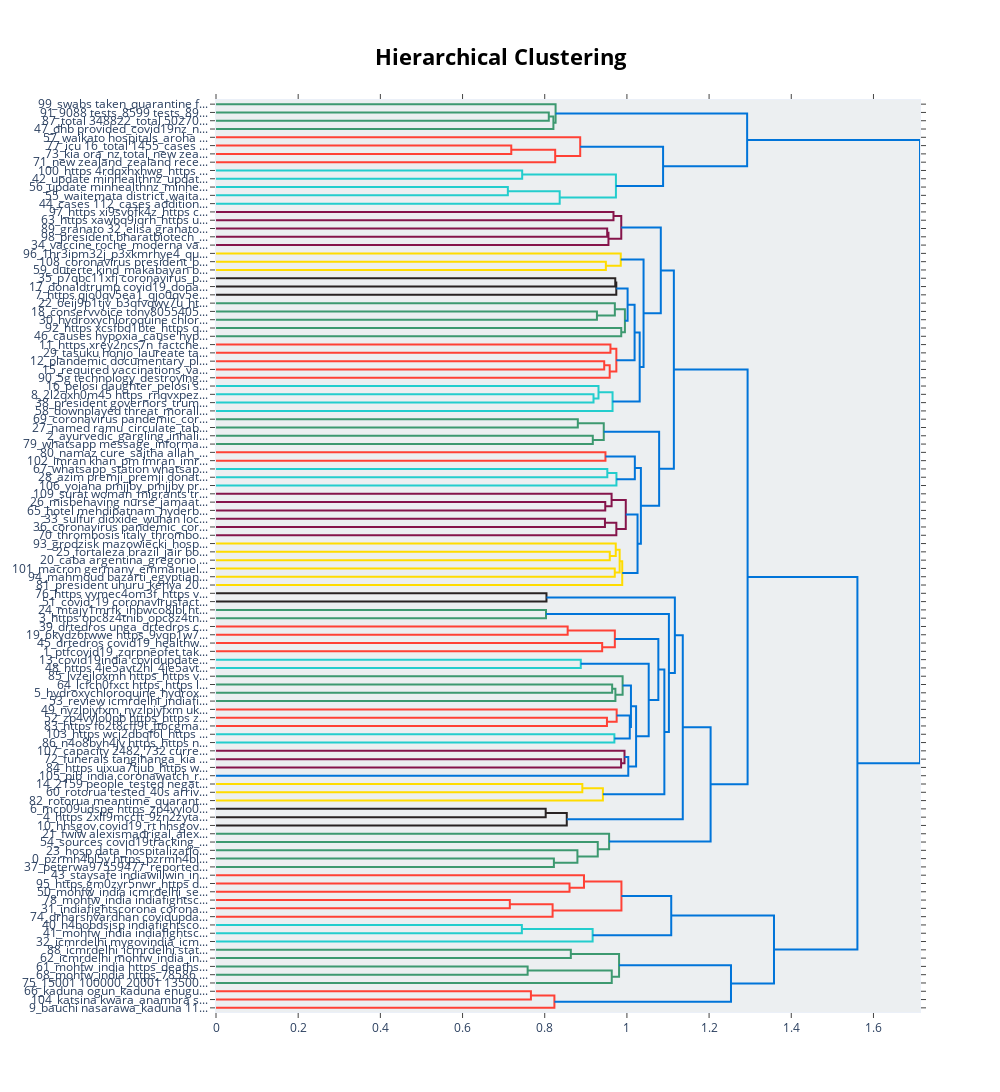

Source (notebook cell):
### Code cell
# hierarchical topic visualization
topic_model.visualize_hierarchy()

### Figure 1 — Plotly figure (JSON) as saved in the notebook; plotly's stock layout.template omitted (floating-point values rounded to 4 significant figures)
{"data": [{"hoverinfo": "text", "marker": {"color": "rgb(61,153,112)"}, "mode": "lines", "type": "scatter", "x": [0, 0.8099, 0.8099, 0], "xaxis": "x", "y": [-15, -15, -25, -25], "yaxis": "y"}, {"hoverinfo": "text", "marker": {"color": "rgb(61,153,112)"}, "mode": "lines", "type": "scatter", "x": [0.8099, 0.8211, 0.8211, 0], "xaxis": "x", "y": [-20, -20, -35, -35], "yaxis": "y"}, {"hoverinfo": "text", "marker": {"color": "rgb(61,153,112)"}, "mode": "lines", "type": "scatter", "x": [0, 0.8264, 0.8264, 0.8211], "xaxis": "x", "y": [-5, -5, -27.5, -27.5], "yaxis": "y"}, {"hoverinfo": "text", "marker": {"color": "rgb(255,65,54)"}, "mode": "lines", "type": "scatter", "x": [0, 0.7186, 0.7186, 0], "xaxis": "x", "y": [-55, -55, -65, -65], "yaxis": "y"}, {"hoverinfo": "text", "marker": {"color": "rgb(255,65,54)"}, "mode": "lines", "type": "scatter", "x": [0.7186, 0.8254, 0.8254, 0], "xaxis": "x", "y": [-60, -60, -75, -75], "yaxis": "y"}, {"hoverinfo": "text", "marker": {"color": "rgb(255,65,54)"}, "mode": "lines", "type": "scatter", "x": [0, 0.8863, 0.8863, 0.8254], "xaxis": "x", "y": [-45, -45, -67.5, -67.5], "yaxis": "y"}, {"hoverinfo": "text", "marker": {"color": "rgb(35,205,205)"}, "mode": "lines", "type": "scatter", "x": [0, 0.7451, 0.7451, 0], "xaxis": "x", "y": [-85, -85, -95, -95], "yaxis": "y"}, {"hoverinfo": "text", "marker": {"color": "rgb(35,205,205)"}, "mode": "lines", "type": "scatter", "x": [0, 0.7103, 0.7103, 0], "xaxis": "x", "y": [-105, -105, -115, -115], "yaxis": "y"}, {"hoverinfo": "text", "marker": {"color": "rgb(35,205,205)"}, "mode": "lines", "type": "scatter", "x": [0.7103, 0.8364, 0.8364, 0], "xaxis": "x", "y": [-110, -110, -125, -125], "yaxis": "y"}, {"hoverinfo": "text", "marker": {"color": "rgb(35,205,205)"}, "mode": "lines", "type": "scatter", "x": [0.7451, 0.9732, 0.9732, 0.8364], "xaxis": "x", "y": [-90, -90, -117.5, -117.5], "yaxis": "y"}, {"hoverinfo": "text", "marker": {"color": "rgb(0,116,217)"}, "mode": "lines", "type": "scatter", "x": [0.8863, 1.088, 1.088, 0.9732], "xaxis": "x", "y": [-56.25, -56.25, -103.8, -103.8], "yaxis": "y"}, {"hoverinfo": "text", "marker": {"color": "rgb(0,116,217)"}, "mode": "lines", "type": "scatter", "x": [0.8264, 1.293, 1.293, 1.088], "xaxis": "x", "y": [-16.25, -16.25, -80, -80], "yaxis": "y"}, {"hoverinfo": "text", "marker": {"color": "rgb(133,20,75)"}, "mode": "lines", "type": "scatter", "x": [0, 0.9673, 0.9673, 0], "xaxis": "x", "y": [-135, -135, -145, -145], "yaxis": "y"}, {"hoverinfo": "text", "marker": {"color": "rgb(133,20,75)"}, "mode": "lines", "type": "scatter", "x": [0, 0.952, 0.952, 0], "xaxis": "x", "y": [-155, -155, -165, -165], "yaxis": "y"}, {"hoverinfo": "text", "marker": {"color": "rgb(133,20,75)"}, "mode": "lines", "type": "scatter", "x": [0.952, 0.9551, 0.9551, 0], "xaxis": "x", "y": [-160, -160, -175, -175], "yaxis": "y"}, {"hoverinfo": "text", "marker": {"color": "rgb(133,20,75)"}, "mode": "lines", "type": "scatter", "x": [0.9673, 0.9863, 0.9863, 0.9551], "xaxis": "x", "y": [-140, -140, -167.5, -167.5], "yaxis": "y"}, {"hoverinfo": "text", "marker": {"color": "rgb(255,220,0)"}, "mode": "lines", "type": "scatter", "x": [0, 0.9488, 0.9488, 0], "xaxis": "x", "y": [-195, -195, -205, -205], "yaxis": "y"}, {"hoverinfo": "text", "marker": {"color": "rgb(255,220,0)"}, "mode": "lines", "type": "scatter", "x": [0, 0.985, 0.985, 0.9488], "xaxis": "x", "y": [-185, -185, -200, -200], "yaxis": "y"}, {"hoverinfo": "text", "marker": {"color": "rgb(40,35,35)"}, "mode": "lines", "type": "scatter", "x": [0, 0.9717, 0.9717, 0], "xaxis": "x", "y": [-215, -215, -225, -225], "yaxis": "y"}, {"hoverinfo": "text", "marker": {"color": "rgb(40,35,35)"}, "mode": "lines", "type": "scatter", "x": [0.9717, 0.9742, 0.9742, 0], "xaxis": "x", "y": [-220, -220, -235, -235], "yaxis": "y"}, {"hoverinfo": "text", "marker": {"color": "rgb(61,153,112)"}, "mode": "lines", "type": "scatter", "x": [0, 0.927, 0.927, 0], "xaxis": "x", "y": [-255, -255, -265, -265], "yaxis": "y"}, {"hoverinfo": "text", "marker": {"color": "rgb(61,153,112)"}, "mode": "lines", "type": "scatter", "x": [0, 0.9706, 0.9706, 0.927], "xaxis": "x", "y": [-245, -245, -260, -260], "yaxis": "y"}, {"hoverinfo": "text", "marker": {"color": "rgb(61,153,112)"}, "mode": "lines", "type": "scatter", "x": [0, 0.9862, 0.9862, 0], "xaxis": "x", "y": [-275, -275, -285, -285], "yaxis": "y"}, {"hoverinfo": "text", "marker": {"color": "rgb(61,153,112)"}, "mode": "lines", "type": "scatter", "x": [0.9706, 0.9951, 0.9951, 0.9862], "xaxis": "x", "y": [-252.5, -252.5, -280, -280], "yaxis": "y"}, {"hoverinfo": "text", "marker": {"color": "rgb(0,116,217)"}, "mode": "lines", "type": "scatter", "x": [0.9742, 1.002, 1.002, 0.9951], "xaxis": "x", "y": [-227.5, -227.5, -266.2, -266.2], "yaxis": "y"}, {"hoverinfo": "text", "marker": {"color": "rgb(255,65,54)"}, "mode": "lines", "type": "scatter", "x": [0, 0.9599, 0.9599, 0], "xaxis": "x", "y": [-295, -295, -305, -305], "yaxis": "y"}, {"hoverinfo": "text", "marker": {"color": "rgb(255,65,54)"}, "mode": "lines", "type": "scatter", "x": [0, 0.9448, 0.9448, 0], "xaxis": "x", "y": [-315, -315, -325, -325], "yaxis": "y"}, {"hoverinfo": "text", "marker": {"color": "rgb(255,65,54)"}, "mode": "lines", "type": "scatter", "x": [0.9448, 0.9581, 0.9581, 0], "xaxis": "x", "y": [-320, -320, -335, -335], "yaxis": "y"}, {"hoverinfo": "text", "marker": {"color": "rgb(255,65,54)"}, "mode": "lines", "type": "scatter", "x": [0.9599, 0.9743, 0.9743, 0.9581], "xaxis": "x", "y": [-300, -300, -327.5, -327.5], "yaxis": "y"}, {"hoverinfo": "text", "marker": {"color": "rgb(0,116,217)"}, "mode": "lines", "type": "scatter", "x": [1.002, 1.019, 1.019, 0.9743], "xaxis": "x", "y": [-246.9, -246.9, -313.8, -313.8], "yaxis": "y"}, {"hoverinfo": "text", "marker": {"color": "rgb(35,205,205)"}, "mode": "lines", "type": "scatter", "x": [0, 0.9187, 0.9187, 0], "xaxis": "x", "y": [-355, -355, -365, -365], "yaxis": "y"}, {"hoverinfo": "text", "marker": {"color": "rgb(35,205,205)"}, "mode": "lines", "type": "scatter", "x": [0, 0.9309, 0.9309, 0.9187], "xaxis": "x", "y": [-345, -345, -360, -360], "yaxis": "y"}, {"hoverinfo": "text", "marker": {"color": "rgb(35,205,205)"}, "mode": "lines", "type": "scatter", "x": [0.9309, 0.9651, 0.9651, 0], "xaxis": "x", "y": [-352.5, -352.5, -375, -375], "yaxis": "y"}, {"hoverinfo": "text", "marker": {"color": "rgb(0,116,217)"}, "mode": "lines", "type": "scatter", "x": [1.019, 1.031, 1.031, 0.9651], "xaxis": "x", "y": [-280.3, -280.3, -363.8, -363.8], "yaxis": "y"}, {"hoverinfo": "text", "marker": {"color": "rgb(0,116,217)"}, "mode": "lines", "type": "scatter", "x": [0.985, 1.041, 1.041, 1.031], "xaxis": "x", "y": [-192.5, -192.5, -322.0, -322.0], "yaxis": "y"}, {"hoverinfo": "text", "marker": {"color": "rgb(0,116,217)"}, "mode": "lines", "type": "scatter", "x": [0.9863, 1.082, 1.082, 1.041], "xaxis": "x", "y": [-153.8, -153.8, -257.3, -257.3], "yaxis": "y"}, {"hoverinfo": "text", "marker": {"color": "rgb(61,153,112)"}, "mode": "lines", "type": "scatter", "x": [0, 0.8805, 0.8805, 0], "xaxis": "x", "y": [-385, -385, -395, -395], "yaxis": "y"}, {"hoverinfo": "text", "marker": {"color": "rgb(61,153,112)"}, "mode": "lines", "type": "scatter", "x": [0, 0.917, 0.917, 0], "xaxis": "x", "y": [-405, -405, -415, -415], "yaxis": "y"}, {"hoverinfo": "text", "marker": {"color": "rgb(61,153,112)"}, "mode": "lines", "type": "scatter", "x": [0.8805, 0.9437, 0.9437, 0.917], "xaxis": "x", "y": [-390, -390, -410, -410], "yaxis": "y"}, {"hoverinfo": "text", "marker": {"color": "rgb(255,65,54)"}, "mode": "lines", "type": "scatter", "x": [0, 0.9478, 0.9478, 0], "xaxis": "x", "y": [-425, -425, -435, -435], "yaxis": "y"}, {"hoverinfo": "text", "marker": {"color": "rgb(35,205,205)"}, "mode": "lines", "type": "scatter", "x": [0, 0.9523, 0.9523, 0], "xaxis": "x", "y": [-445, -445, -455, -455], "yaxis": "y"}, {"hoverinfo": "text", "marker": {"color": "rgb(35,205,205)"}, "mode": "lines", "type": "scatter", "x": [0.9523, 0.9745, 0.9745, 0], "xaxis": "x", "y": [-450, -450, -465, -465], "yaxis": "y"}, {"hoverinfo": "text", "marker": {"color": "rgb(0,116,217)"}, "mode": "lines", "type": "scatter", "x": [0.9478, 1.019, 1.019, 0.9745], "xaxis": "x", "y": [-430, -430, -457.5, -457.5], "yaxis": "y"}, {"hoverinfo": "text", "marker": {"color": "rgb(133,20,75)"}, "mode": "lines", "type": "scatter", "x": [0, 0.9473, 0.9473, 0], "xaxis": "x", "y": [-485, -485, -495, -495], "yaxis": "y"}, {"hoverinfo": "text", "marker": {"color": "rgb(133,20,75)"}, "mode": "lines", "type": "scatter", "x": [0, 0.9627, 0.9627, 0.9473], "xaxis": "x", "y": [-475, -475, -490, -490], "yaxis": "y"}, {"hoverinfo": "text", "marker": {"color": "rgb(133,20,75)"}, "mode": "lines", "type": "scatter", "x": [0, 0.9466, 0.9466, 0], "xaxis": "x", "y": [-505, -505, -515, -515], "yaxis": "y"}, {"hoverinfo": "text", "marker": {"color": "rgb(133,20,75)"}, "mode": "lines", "type": "scatter", "x": [0.9466, 0.9743, 0.9743, 0], "xaxis": "x", "y": [-510, -510, -525, -525], "yaxis": "y"}, {"hoverinfo": "text", "marker": {"color": "rgb(133,20,75)"}, "mode": "lines", "type": "scatter", "x": [0.9627, 0.9973, 0.9973, 0.9743], "xaxis": "x", "y": [-482.5, -482.5, -517.5, -517.5], "yaxis": "y"}, {"hoverinfo": "text", "marker": {"color": "rgb(255,220,0)"}, "mode": "lines", "type": "scatter", "x": [0, 0.9583, 0.9583, 0], "xaxis": "x", "y": [-545, -545, -555, -555], "yaxis": "y"}, {"hoverinfo": "text", "marker": {"color": "rgb(255,220,0)"}, "mode": "lines", "type": "scatter", "x": [0, 0.9729, 0.9729, 0.9583], "xaxis": "x", "y": [-535, -535, -550, -550], "yaxis": "y"}, {"hoverinfo": "text", "marker": {"color": "rgb(255,220,0)"}, "mode": "lines", "type": "scatter", "x": [0, 0.9704, 0.9704, 0], "xaxis": "x", "y": [-565, -565, -575, -575], "yaxis": "y"}, {"hoverinfo": "text", "marker": {"color": "rgb(255,220,0)"}, "mode": "lines", "type": "scatter", "x": [0.9729, 0.9824, 0.9824, 0.9704], "xaxis": "x", "y": [-542.5, -542.5, -570, -570], "yaxis": "y"}, {"hoverinfo": "text", "marker": {"color": "rgb(255,220,0)"}, "mode": "lines", "type": "scatter", "x": [0.9824, 0.9886, 0.9886, 0], "xaxis": "x", "y": [-556.2, -556.2, -585, -585], "yaxis": "y"}, {"hoverinfo": "text", "marker": {"color": "rgb(0,116,217)"}, "mode": "lines", "type": "scatter", "x": [0.9973, 1.026, 1.026, 0.9886], "xaxis": "x", "y": [-500, -500, -570.6, -570.6], "yaxis": "y"}, {"hoverinfo": "text", "marker": {"color": "rgb(0,116,217)"}, "mode": "lines", "type": "scatter", "x": [1.019, 1.034, 1.034, 1.026], "xaxis": "x", "y": [-443.8, -443.8, -535.3, -535.3], "yaxis": "y"}, {"hoverinfo": "text", "marker": {"color": "rgb(0,116,217)"}, "mode": "lines", "type": "scatter", "x": [0.9437, 1.078, 1.078, 1.034], "xaxis": "x", "y": [-400, -400, -489.5, -489.5], "yaxis": "y"}, {"hoverinfo": "text", "marker": {"color": "rgb(0,116,217)"}, "mode": "lines", "type": "scatter", "x": [1.082, 1.114, 1.114, 1.078], "xaxis": "x", "y": [-205.5, -205.5, -444.8, -444.8], "yaxis": "y"}, {"hoverinfo": "text", "marker": {"color": "rgb(40,35,35)"}, "mode": "lines", "type": "scatter", "x": [0, 0.8042, 0.8042, 0], "xaxis": "x", "y": [-595, -595, -605, -605], "yaxis": "y"}, {"hoverinfo": "text", "marker": {"color": "rgb(61,153,112)"}, "mode": "lines", "type": "scatter", "x": [0, 0.8031, 0.8031, 0], "xaxis": "x", "y": [-615, -615, -625, -625], "yaxis": "y"}, {"hoverinfo": "text", "marker": {"color": "rgb(255,65,54)"}, "mode": "lines", "type": "scatter", "x": [0, 0.8558, 0.8558, 0], "xaxis": "x", "y": [-635, -635, -645, -645], "yaxis": "y"}, {"hoverinfo": "text", "marker": {"color": "rgb(255,65,54)"}, "mode": "lines", "type": "scatter", "x": [0, 0.9398, 0.9398, 0], "xaxis": "x", "y": [-655, -655, -665, -665], "yaxis": "y"}, {"hoverinfo": "text", "marker": {"color": "rgb(255,65,54)"}, "mode": "lines", "type": "scatter", "x": [0.8558, 0.9706, 0.9706, 0.9398], "xaxis": "x", "y": [-640, -640, -660, -660], "yaxis": "y"}, {"hoverinfo": "text", "marker": {"color": "rgb(35,205,205)"}, "mode": "lines", "type": "scatter", "x": [0, 0.8877, 0.8877, 0], "xaxis": "x", "y": [-675, -675, -685, -685], "yaxis": "y"}, {"hoverinfo": "text", "marker": {"color": "rgb(61,153,112)"}, "mode": "lines", "type": "scatter", "x": [0, 0.9641, 0.9641, 0], "xaxis": "x", "y": [-705, -705, -715, -715], "yaxis": "y"}, {"hoverinfo": "text", "marker": {"color": "rgb(61,153,112)"}, "mode": "lines", "type": "scatter", "x": [0.9641, 0.972, 0.972, 0], "xaxis": "x", "y": [-710, -710, -725, -725], "yaxis": "y"}, {"hoverinfo": "text", "marker": {"color": "rgb(61,153,112)"}, "mode": "lines", "type": "scatter", "x": [0, 0.9895, 0.9895, 0.972], "xaxis": "x", "y": [-695, -695, -717.5, -717.5], "yaxis": "y"}, {"hoverinfo": "text", "marker": {"color": "rgb(255,65,54)"}, "mode": "lines", "type": "scatter", "x": [0, 0.9514, 0.9514, 0], "xaxis": "x", "y": [-745, -745, -755, -755], "yaxis": "y"}, {"hoverinfo": "text", "marker": {"color": "rgb(255,65,54)"}, "mode": "lines", "type": "scatter", "x": [0, 0.9751, 0.9751, 0.9514], "xaxis": "x", "y": [-735, -735, -750, -750], "yaxis": "y"}, {"hoverinfo": "text", "marker": {"color": "rgb(35,205,205)"}, "mode": "lines", "type": "scatter", "x": [0, 0.9695, 0.9695, 0], "xaxis": "x", "y": [-765, -765, -775, -775], "yaxis": "y"}, {"hoverinfo": "text", "marker": {"color": "rgb(0,116,217)"}, "mode": "lines", "type": "scatter", "x": [0.9751, 1.007, 1.007, 0.9695], "xaxis": "x", "y": [-742.5, -742.5, -770, -770], "yaxis": "y"}, {"hoverinfo": "text", "marker": {"color": "rgb(0,116,217)"}, "mode": "lines", "type": "scatter", "x": [0.9895, 1.01, 1.01, 1.007], "xaxis": "x", "y": [-706.2, -706.2, -756.2, -756.2], "yaxis": "y"}, {"hoverinfo": "text", "marker": {"color": "rgb(133,20,75)"}, "mode": "lines", "type": "scatter", "x": [0, 0.9859, 0.9859, 0], "xaxis": "x", "y": [-795, -795, -805, -805], "yaxis": "y"}, {"hoverinfo": "text", "marker": {"color": "rgb(133,20,75)"}, "mode": "lines", "type": "scatter", "x": [0, 0.9942, 0.9942, 0.9859], "xaxis": "x", "y": [-785, -785, -800, -800], "yaxis": "y"}, {"hoverinfo": "text", "marker": {"color": "rgb(0,116,217)"}, "mode": "lines", "type": "scatter", "x": [0.9942, 1.003, 1.003, 0], "xaxis": "x", "y": [-792.5, -792.5, -815, -815], "yaxis": "y"}, {"hoverinfo": "text", "marker": {"color": "rgb(0,116,217)"}, "mode": "lines", "type": "scatter", "x": [1.01, 1.022, 1.022, 1.003], "xaxis": "x", "y": [-731.2, -731.2, -803.8, -803.8], "yaxis": "y"}, {"hoverinfo": "text", "marker": {"color": "rgb(0,116,217)"}, "mode": "lines", "type": "scatter", "x": [0.8877, 1.053, 1.053, 1.022], "xaxis": "x", "y": [-680, -680, -767.5, -767.5], "yaxis": "y"}, {"hoverinfo": "text", "marker": {"color": "rgb(0,116,217)"}, "mode": "lines", "type": "scatter", "x": [0.9706, 1.076, 1.076, 1.053], "xaxis": "x", "y": [-650, -650, -723.8, -723.8], "yaxis": "y"}, {"hoverinfo": "text", "marker": {"color": "rgb(255,220,0)"}, "mode": "lines", "type": "scatter", "x": [0, 0.8915, 0.8915, 0], "xaxis": "x", "y": [-825, -825, -835, -835], "yaxis": "y"}, {"hoverinfo": "text", "marker": {"color": "rgb(255,220,0)"}, "mode": "lines", "type": "scatter", "x": [0.8915, 0.9416, 0.9416, 0], "xaxis": "x", "y": [-830, -830, -845, -845], "yaxis": "y"}, {"hoverinfo": "text", "marker": {"color": "rgb(0,116,217)"}, "mode": "lines", "type": "scatter", "x": [1.076, 1.091, 1.091, 0.9416], "xaxis": "x", "y": [-686.9, -686.9, -837.5, -837.5], "yaxis": "y"}, {"hoverinfo": "text", "marker": {"color": "rgb(0,116,217)"}, "mode": "lines", "type": "scatter", "x": [0.8031, 1.102, 1.102, 1.091], "xaxis": "x", "y": [-620, -620, -762.2, -762.2], "yaxis": "y"}, {"hoverinfo": "text", "marker": {"color": "rgb(0,116,217)"}, "mode": "lines", "type": "scatter", "x": [0.8042, 1.117, 1.117, 1.102], "xaxis": "x", "y": [-600, -600, -691.1, -691.1], "yaxis": "y"}, {"hoverinfo": "text", "marker": {"color": "rgb(40,35,35)"}, "mode": "lines", "type": "scatter", "x": [0, 0.8023, 0.8023, 0], "xaxis": "x", "y": [-855, -855, -865, -865], "yaxis": "y"}, {"hoverinfo": "text", "marker": {"color": "rgb(40,35,35)"}, "mode": "lines", "type": "scatter", "x": [0.8023, 0.8537, 0.8537, 0], "xaxis": "x", "y": [-860, -860, -875, -875], "yaxis": "y"}, {"hoverinfo": "text", "marker": {"color": "rgb(0,116,217)"}, "mode": "lines", "type": "scatter", "x": [1.117, 1.136, 1.136, 0.8537], "xaxis": "x", "y": [-645.5, -645.5, -867.5, -867.5], "yaxis": "y"}, {"hoverinfo": "text", "marker": {"color": "rgb(61,153,112)"}, "mode": "lines", "type": "scatter", "x": [0, 0.8223, 0.8223, 0], "xaxis": "x", "y": [-915, -915, -925, -925], "yaxis": "y"}, {"hoverinfo": "text", "marker": {"color": "rgb(61,153,112)"}, "mode": "lines", "type": "scatter", "x": [0, 0.8796, 0.8796, 0.8223], "xaxis": "x", "y": [-905, -905, -920, -920], "yaxis": "y"}, {"hoverinfo": "text", "marker": {"color": "rgb(61,153,112)"}, "mode": "lines", "type": "scatter", "x": [0, 0.9291, 0.9291, 0.8796], "xaxis": "x", "y": [-895, -895, -912.5, -912.5], "yaxis": "y"}, {"hoverinfo": "text", "marker": {"color": "rgb(61,153,112)"}, "mode": "lines", "type": "scatter", "x": [0, 0.9567, 0.9567, 0.9291], "xaxis": "x", "y": [-885, -885, -903.8, -903.8], "yaxis": "y"}, {"hoverinfo": "text", "marker": {"color": "rgb(0,116,217)"}, "mode": "lines", "type": "scatter", "x": [1.136, 1.204, 1.204, 0.9567], "xaxis": "x", "y": [-756.5, -756.5, -894.4, -894.4], "yaxis": "y"}, {"hoverinfo": "text", "marker": {"color": "rgb(0,116,217)"}, "mode": "lines", "type": "scatter", "x": [1.114, 1.294, 1.294, 1.204], "xaxis": "x", "y": [-325.1, -325.1, -825.4, -825.4], "yaxis": "y"}, {"hoverinfo": "text", "marker": {"color": "rgb(255,65,54)"}, "mode": "lines", "type": "scatter", "x": [0, 0.8603, 0.8603, 0], "xaxis": "x", "y": [-945, -945, -955, -955], "yaxis": "y"}, {"hoverinfo": "text", "marker": {"color": "rgb(255,65,54)"}, "mode": "lines", "type": "scatter", "x": [0, 0.8955, 0.8955, 0.8603], "xaxis": "x", "y": [-935, -935, -950, -950], "yaxis": "y"}, {"hoverinfo": "text", "marker": {"color": "rgb(255,65,54)"}, "mode": "lines", "type": "scatter", "x": [0, 0.7151, 0.7151, 0], "xaxis": "x", "y": [-965, -965, -975, -975], "yaxis": "y"}, {"hoverinfo": "text", "marker": {"color": "rgb(255,65,54)"}, "mode": "lines", "type": "scatter", "x": [0.7151, 0.8191, 0.8191, 0], "xaxis": "x", "y": [-970, -970, -985, -985], "yaxis": "y"}, {"hoverinfo": "text", "marker": {"color": "rgb(255,65,54)"}, "mode": "lines", "type": "scatter", "x": [0.8955, 0.9867, 0.9867, 0.8191], "xaxis": "x", "y": [-942.5, -942.5, -977.5, -977.5], "yaxis": "y"}, {"hoverinfo": "text", "marker": {"color": "rgb(35,205,205)"}, "mode": "lines", "type": "scatter", "x": [0, 0.7444, 0.7444, 0], "xaxis": "x", "y": [-995, -995, -1005, -1005], "yaxis": "y"}, {"hoverinfo": "text", "marker": {"color": "rgb(35,205,205)"}, "mode": "lines", "type": "scatter", "x": [0.7444, 0.9166, 0.9166, 0], "xaxis": "x", "y": [-1000, -1000, -1015, -1015], "yaxis": "y"}, {"hoverinfo": "text", "marker": {"color": "rgb(0,116,217)"}, "mode": "lines", "type": "scatter", "x": [0.9867, 1.108, 1.108, 0.9166], "xaxis": "x", "y": [-960, -960, -1008.0, -1008.0], "yaxis": "y"}, {"hoverinfo": "text", "marker": {"color": "rgb(61,153,112)"}, "mode": "lines", "type": "scatter", "x": [0, 0.8635, 0.8635, 0], "xaxis": "x", "y": [-1025, -1025, -1035, -1035], "yaxis": "y"}, {"hoverinfo": "text", "marker": {"color": "rgb(61,153,112)"}, "mode": "lines", "type": "scatter", "x": [0, 0.7584, 0.7584, 0], "xaxis": "x", "y": [-1045, -1045, -1055, -1055], "yaxis": "y"}, {"hoverinfo": "text", "marker": {"color": "rgb(61,153,112)"}, "mode": "lines", "type": "scatter", "x": [0.7584, 0.9631, 0.9631, 0], "xaxis": "x", "y": [-1050, -1050, -1065, -1065], "yaxis": "y"}, {"hoverinfo": "text", "marker": {"color": "rgb(61,153,112)"}, "mode": "lines", "type": "scatter", "x": [0.8635, 0.9809, 0.9809, 0.9631], "xaxis": "x", "y": [-1030, -1030, -1058.0, -1058.0], "yaxis": "y"}, {"hoverinfo": "text", "marker": {"color": "rgb(255,65,54)"}, "mode": "lines", "type": "scatter", "x": [0, 0.7664, 0.7664, 0], "xaxis": "x", "y": [-1075, -1075, -1085, -1085], "yaxis": "y"}, {"hoverinfo": "text", "marker": {"color": "rgb(255,65,54)"}, "mode": "lines", "type": "scatter", "x": [0.7664, 0.8235, 0.8235, 0], "xaxis": "x", "y": [-1080, -1080, -1095, -1095], "yaxis": "y"}, {"hoverinfo": "text", "marker": {"color": "rgb(0,116,217)"}, "mode": "lines", "type": "scatter", "x": [0.9809, 1.253, 1.253, 0.8235], "xaxis": "x", "y": [-1044.0, -1044.0, -1088.0, -1088.0], "yaxis": "y"}, {"hoverinfo": "text", "marker": {"color": "rgb(0,116,217)"}, "mode": "lines", "type": "scatter", "x": [1.108, 1.358, 1.358, 1.253], "xaxis": "x", "y": [-983.8, -983.8, -1066.0, -1066.0], "yaxis": "y"}, {"hoverinfo": "text", "marker": {"color": "rgb(0,116,217)"}, "mode": "lines", "type": "scatter", "x": [1.294, 1.561, 1.561, 1.358], "xaxis": "x", "y": [-575.3, -575.3, -1025.0, -1025.0], "yaxis": "y"}, {"hoverinfo": "text", "marker": {"color": "rgb(0,116,217)"}, "mode": "lines", "type": "scatter", "x": [1.293, 1.713, 1.713, 1.561], "xaxis": "x", "y": [-48.12, -48.12, -800.0, -800.0], "yaxis": "y"}], "layout": {"autosize": false, "height": 1850, "hoverlabel": {"bgcolor": "white", "font": {"family": "Rockwell", "size": 16}}, "hovermode": "closest", "plot_bgcolor": "#ECEFF1", "showlegend": false, "title": {"font": {"color": "Black", "size": 22}, "text": "<b>Hierarchical Clustering</b>", "x": 0.5, "xanchor": "center", "yanchor": "top"}, "width": 1000, "xaxis": {"mirror": "allticks", "rangemode": "tozero", "showgrid": false, "showline": true, "showticklabels": true, "ticks": "outside", "type": "linear", "zeroline": false}, "yaxis": {"mirror": "allticks", "range": [-1100, 0], "rangemode": "tozero", "showgrid": false, "showline": true, "showticklabels": true, "tickmode": "array", "ticks": "outside", "ticktext": ["99_swabs taken_quarantine f...", "91_9088 tests_8599 tests_89...", "87_total 348822_total 50270...", "47_dhb provided_covid19nz_n...", "57_waikato hospitals_aroha ...", "77_icu 16_total 1455_cases ...", "73_kia ora_nz total_new zea...", "71_new zealand_zealand rece...", "100_https 4rdqxhxhwg_https ...", "42_update minhealthnz_updat...", "56_update minhealthnz_minhe...", "55_waitemata district_waita...", "44_cases 112_cases addition...", "97_https xi9sv6fk4z_https c...", "63_https xawbq9iqrh_https u...", "89_granato 32_elisa granato...", "98_president bharatbiotech_...", "34_vaccine roche_moderna va...", "96_1hr3ipm32j_p3xkmrhye4_qu...", "108_coronavirus president_b...", "59_duterte kind_makabayan b...", "35_p7qbc11xfj coronavirus_p...", "17_donaldtrump covid19_dona...", "7_https qjo0qv5ea1_qjo0qv5e...", "22_6eij9p1tjv_b3qfvqwv7u_ht...", "18_conservvoice tony8055405...", "30_hydroxychloroquine chlor...", "92_https xcsfbd1bte_https q...", "46_causes hypoxia_cause hyp...", "11_https xrey2ncs7n_factche...", "29_tasuku honjo_laureate ta...", "12_plandemic documentary_pl...", "15_required vaccinations_va...", "90_5g technology_destroying...", "16_pelosi daughter_pelosi s...", "8_2l2qxh0m45 https_rnqvxpez...", "38_president governors_trum...", "58_downplayed threat_morall...", "69_coronavirus pandemic_cor...", "27_named ramu_circulate_tab...", "2_ayurvedic_gargling_inhali...", "79_whatsapp message_informa...", "80_namaz cure_sajtha allah_...", "102_imran khan_pm imran_imr...", "67_whatsapp_station whatsap...", "28_azim premji_premji donat...", "106_yojana pmjjby_pmjjby pr...", "109_surat woman_migrants tr...", "26_misbehaving nurse_jamaat...", "65_hotel mehdipatnam_hyderb...", "33_sulfur dioxide_wuhan loc...", "36_coronavirus pandemic_cor...", "70_thrombosis italy_thrombo...", "93_grodzisk mazowiecki_hosp...", "25_fortaleza brazil_jair bo...", "20_caba argentina_gregorio ...", "101_macron germany_emmanuel...", "94_mahmoud bazarti_egyptian...", "81_president uhuru_kenya 20...", "76_https vymec4om3f_https v...", "51_covid_19 coronavirusfact...", "24_mtajy1mrfk_ihbwco8lbl ht...", "3_https opc8z4tnib_opc8z4tn...", "39_drtedros unga_drtedros c...", "19_6kydz6twwe https_9vqp1w7...", "45_drtedros covid19_healthw...", "1_ptfcovid19_zqrpneofet tak...", "13_covid19india covidupdate...", "48_https 4je5avt2hl_4je5avt...", "85_lvzejloxmh https_https v...", "64_lcfch0fxct https_https l...", "5_hydroxychloroquine_hydrox...", "53_review icmrdelhi_indiafi...", "49_nyzlpjyfxm_nyzlpjyfxm uk...", "52_zp4vylo0pb https_https z...", "83_https f62t8cff9t_ft6cgma...", "103_https wcj2dbqf6l_https ...", "86_n4o8byh4jv https_https n...", "107_capacity 2482_732 curre...", "72_funerals tangihanga_kia ...", "84_https uixua7tjub_https w...", "105_pib_india coronawatch_r...", "14_2159 people_tested negat...", "60_rotorua tested_40s arriv...", "82_rotorua meantime_quarant...", "6_mcp09udspe https_zp4vylo0...", "4_https 2xlf9mccft_9zn2zyta...", "10_hhsgov covid19_rt hhsgov...", "21_fwiw alexismadrigal_alex...", "54_sources covid19tracking_...", "23_hosp data_hospitalizatio...", "0_pzrmh4bl5y https_pzrmh4bl...", "37_peterwa97559477_reported...", "43_staysafe indiawillwin_in...", "95_https gm0zyr5nwr_https d...", "50_mohfw_india icmrdelhi_se...", "78_mohfw_india indiafightsc...", "31_indiafightscorona corona...", "74_drharshvardhan covidupda...", "40_h4bobdsjsp indiafightsco...", "41_mohfw_india indiafightsc...", "32_icmrdelhi mygovindia_icm...", "88_icmrdelhi_icmrdelhi stat...", "62_icmrdelhi mohfw_india_in...", "61_mohfw_india https_deaths...", "68_mohfw_india https_78586 ...", "75_15001 100000_20001 13500...", "66_kaduna ogun_kaduna enugu...", "104_katsina kwara_anambra s...", "9_bauchi nasarawa_kaduna 11..."], "tickvals": [-5, -15, -25, -35, -45, -55, -65, -75, -85, -95, -105, -115, -125, -135, -145, -155, -165, -175, -185, -195, -205, -215, -225, -235, -245, -255, -265, -275, -285, -295, -305, -315, -325, -335, -345, -355, -365, -375, -385, -395, -405, -415, -425, -435, -445, -455, -465, -475, -485, -495, -505, -515, -525, -535, -545, -555, -565, -575, -585, -595, -605, -615, -625, -635, -645, -655, -665, -675, -685, -695, -705, -715, -725, -735, -745, -755, -765, -775, -785, -795, -805, -815, -825, -835, -845, -855, -865, -875, -885, -895, -905, -915, -925, -935, -945, -955, -965, -975, -985, -995, -1005, -1015, -1025, -1035, -1045, -1055, -1065, -1075, -1085, -1095], "type": "linear", "zeroline": false}}}
